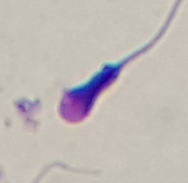
#> input picture data/Abnormal_Sperm/Abnormal_Sperm (121).bmp, 188 x 183 px; its folder holds only this picture in this run
$ jupyter execute 01_data_exploration.ipynb
#> lines starting #> are read from the running program, lines starting #| are printed output that depends on the picture
[cell 1]
import pandas as pd
import matplotlib.pyplot as plt
import cv2
import random
import os

[cell 2]
data_path = "../data"
classes = os.listdir(data_path)
print(classes)

[cell 3]
data = []
for label in classes:
    folder_path = os.path.join(data_path, label)
    for file in os.listdir(folder_path):
        if file.endswith(('jpg','png','bmp')):
            file_path = os.path.join(folder_path, file)
            data.append((file_path, label))

df = pd.DataFrame(data, columns=['file_path', 'label'])
print(df.shape)
print(df.head())

[cell 4]
print(df['label'].value_counts())
df['label'].value_counts().plot(kind='bar')
plt.xlabel("Class name")
plt.ylabel("n")
plt.title("Class distribution")
plt.savefig('../images/class_distribution.png')
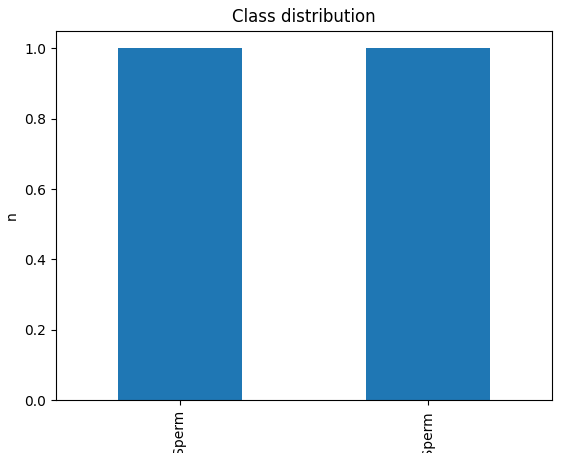
#> figure drawn by matplotlib, 1 panel
plt.show()

[cell 5]
resolutions = []

for image_path in df['file_path']:
    img = cv2.imread(str(image_path))
#> img is the input picture: shape (183, 188, 3); mean B, G, R 181.3, 185.6, 192.2
    h, w, _ = img.shape
#> h = 183; w = 188
    resolutions.append(f"{h},{w}")

resolutions_df = pd.DataFrame(resolutions, columns=["resolutions"])
#> resolutions_df = table of 2 rows and 1 columns
unique_resolutions = set(resolutions)
print("Number of unique image resolutions:", len(unique_resolutions))
#| Number of unique image resolutions: 2
resolutions_df["resolutions"].value_counts().head(5).plot(kind='bar')
plt.xlabel("Resolution (h,w)")
plt.ylabel("n")
plt.title("Top 5 resolutions")
plt.savefig('../images/top_5_resolutions.png')
plt.show()

[cell 6]
n_images = 3
plt.figure(figsize=(10,10))
image_id = 1

for i, label in enumerate(classes):
    folder_path = os.path.join(data_path, label)
    images_path = os.listdir(folder_path)
    random.shuffle(images_path)
    random_images = images_path[:n_images]
    for j, image_name in enumerate(random_images):
        image_path = os.path.join(folder_path, image_name)
        plt.subplot(len(classes), n_images, image_id)
        image = cv2.imread(image_path)
        plt.imshow(cv2.cvtColor(image, cv2.COLOR_BGR2RGB))
        plt.axis('off')
        plt.title(image_name)
        image_id += 1
plt.suptitle("Sample images")
plt.savefig(f'../images/sample_images.png')
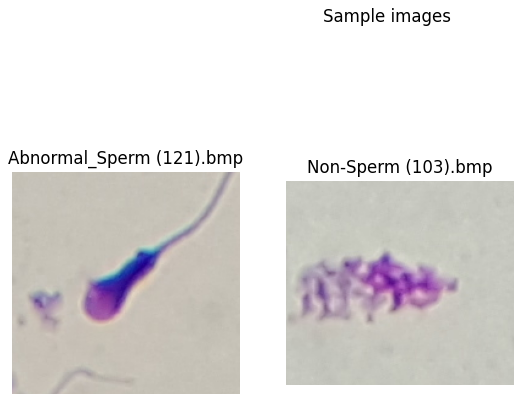
#> figure drawn by matplotlib, 2 panels
plt.show()
